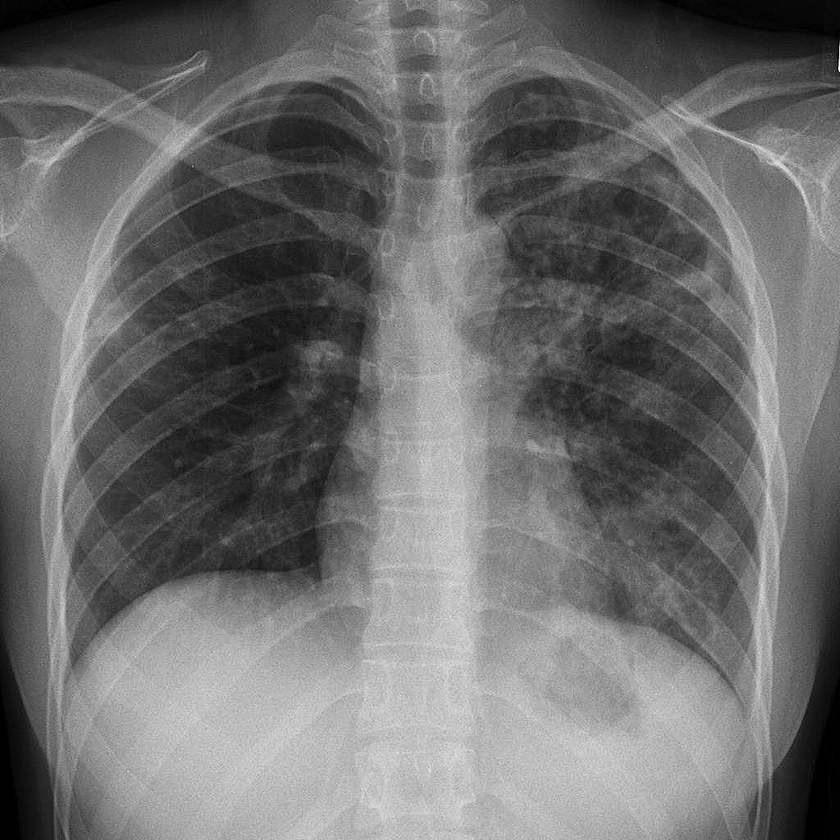
#> input picture TB_detection/Tuberculosis_preprocessing/tuberculosis.png, 840 x 840 px, shrunk from 1024 x 1024 before the run
$ python 'Histogram equalization.py'
#> lines starting #> are read from the running program, lines starting #| are printed output that depends on the picture
import numpy as np
from PIL import Image

image_filename = "tuberculosis.png"
save_filename = 'output_image.jpg'

img = Image.open(image_filename)
#> img is the input picture: PIL image 840x840 L; min 0, max 255, mean 110.1

#convert to grayscale
imagray = img.convert(mode = 'L')

#convert to numpy array
img_array = np.asarray(imagray)
"""
STEP 1: Normalized Cumulative histogram
"""

#flatten image array and calculate histogram via binning
histogram_array = np.bincount(img_array.flatten(), minlength=256)
#> histogram_array = 256 values, max 4912 at index 60, min 0 at index 232, mean 2756.2

#normalize
num_pixels = np.sum(histogram_array)
#> num_pixels = 705600
histogram_array = histogram_array/num_pixels
#> histogram_array = 256 values, max 0.00696 at index 60, min 0 at index 232, mean 0.00391

#normalized cumulative histogram

chistogram_array = np.cumsum(histogram_array)
#> chistogram_array = 256 values from 0.00526 to 1

"""
STEP 2: Pixel mapping lookup table
"""
transform_map = np.floor(255 * chistogram_array).astype(np.uint8)
#> transform_map = 256 values from 1 to 254
"""
STEP 3: Transformation
"""
# flatten image array into 1D list
img_list = list(img_array.flatten())
#> img_list = 705600 items

# transform pixel values to equalize
eq_img_list = [transform_map[p] for p in img_list]
#> eq_img_list = 705600 items

# reshape and write back into img_array
eq_img_array = np.reshape(np.asarray(eq_img_list), img_array.shape)
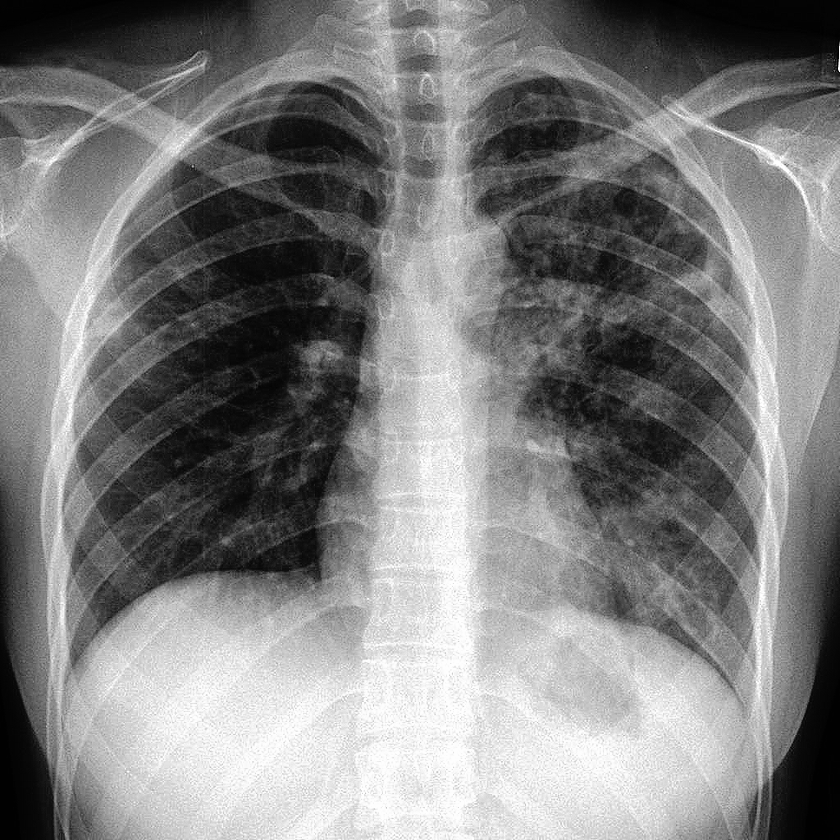
#> eq_img_array: shape (840, 840); min 1, max 254, mean 127.7
eq_img = Image.fromarray(eq_img_array, mode='L')
eq_img.save(save_filename)
